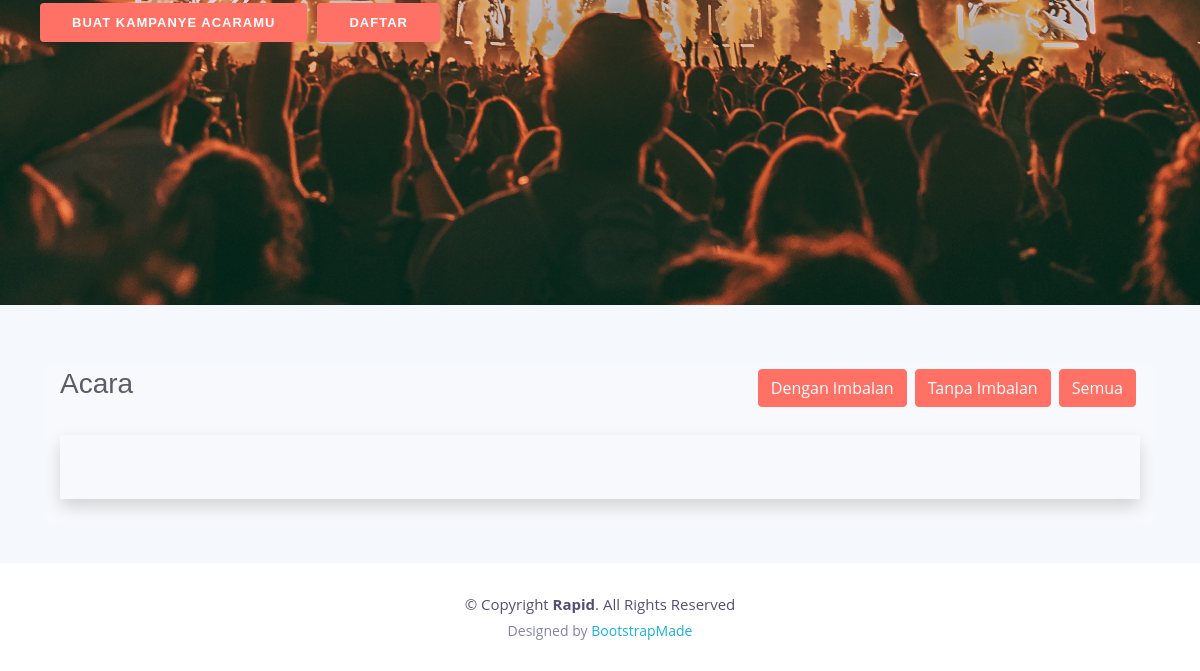
/CUser/crownfunding (lower part), run on an earlier commit of the app's database.
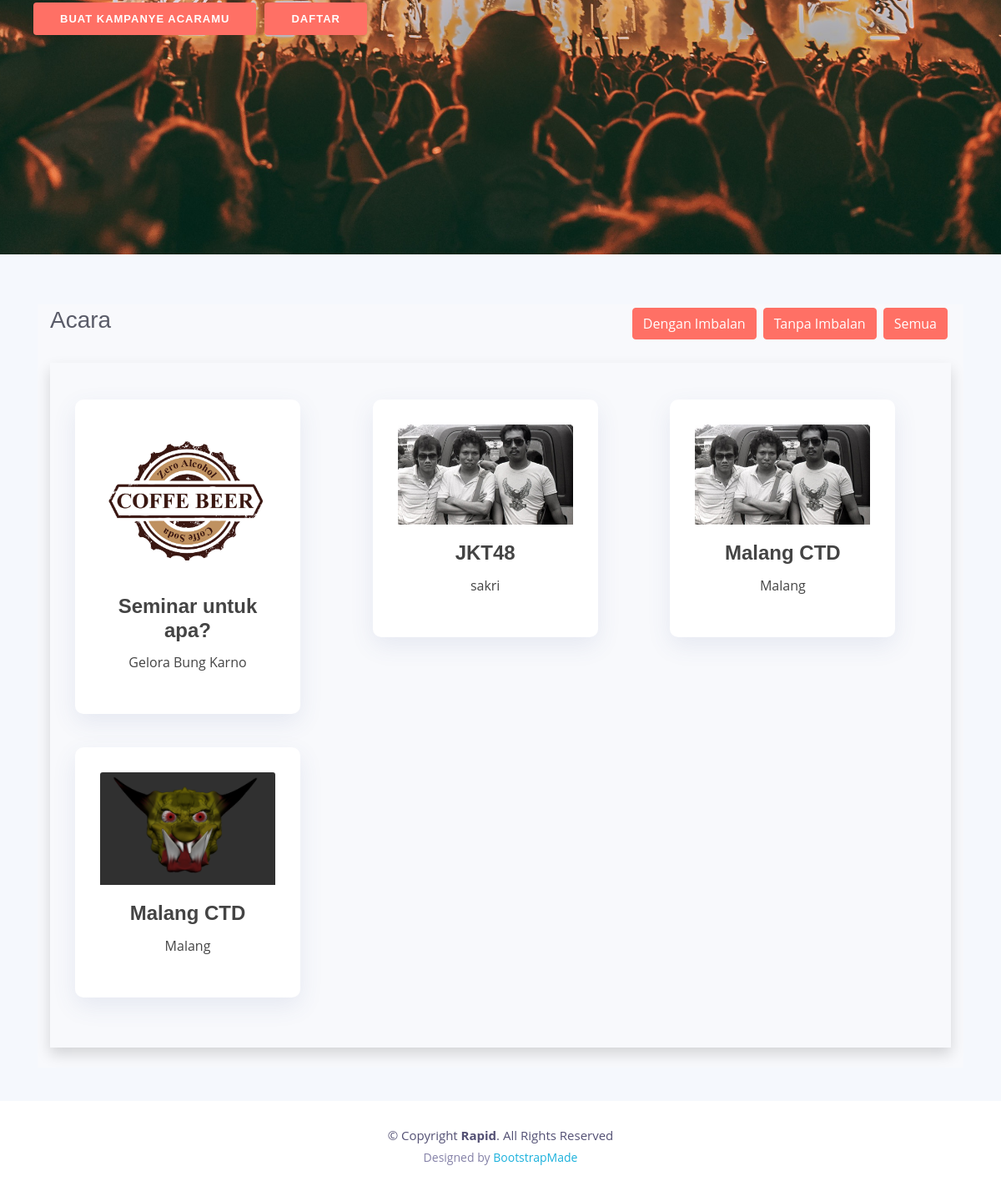
And on a later commit of the database.
### tables this page shows
CREATE TABLE `campaign` (
  `id` int(11) NOT NULL,
  `id_user` int(11) DEFAULT NULL,
  `category` text DEFAULT NULL,
  `eventName` text DEFAULT NULL,
  `eventDate` text DEFAULT NULL,
  `price` int(11) DEFAULT NULL,
  `image` text DEFAULT NULL,
  `imageKtp` varchar(50) DEFAULT NULL,
  `proposal` varchar(50) DEFAULT NULL,
  `instagram` text DEFAULT NULL,
  `campaigner` text DEFAULT NULL,
  `dueDate` date DEFAULT NULL,
  `venue` text DEFAULT NULL,
  `target` int(11) DEFAULT NULL,
  `detail` text DEFAULT NULL,
  `percentage` float DEFAULT NULL,
  `approval` int(11) DEFAULT NULL,
  `gift` int(11) DEFAULT NULL
);

### application/controllers/CUser.php (called while the page is built, shortened)
<?php
class CUser extends CI_Controller
{
    public function __construct()
    {
		$this->load->library('midtrans');
		$this->load->helper('url');
    }
    public function crownfunding()
	{
            $this->load->model('MUser');
            $data['content'] = $this->MUser->crownfunding();
            $this->load->view('event', $data);
    }
}

### index.php (called while the page is built, shortened)
<?php
require_once BASEPATH.'core/CodeIgniter.php';

### application/models/MUser.php (called while the page is built, shortened)
<?php
class MUser extends CI_Model {
    public function crownfunding(){
        $query = $this->db->query("SELECT * from campaign where approval=1 and dueDate > now()");
        return $query;
    }
}
?>

### application/views/event.php (the view, shortened to what this page needs)
<!DOCTYPE html>
<html lang="en">
<head>
    <link href=<?php echo base_url('assets/lib/bootstrap/css/bootstrap.min.css')?> rel="stylesheet">
    <link href=<?php echo base_url('assets/lib/font-awesome/css/font-awesome.min.css')?> rel="stylesheet">
    <link href=<?php echo base_url('assets/lib/animate/animate.min.css')?> rel="stylesheet">
    <link href=<?php echo base_url('assets/lib/ionicons/css/ionicons.min.css')?> rel="stylesheet">
    <link href=<?php echo base_url('assets/lib/owlcarousel/assets/owl.carousel.min.css')?> rel="stylesheet">
    <link href=<?php echo base_url('assets/lib/lightbox/css/lightbox.min.css')?> rel="stylesheet">
    <link href=<?php echo base_url('assets/css/style.css')?> rel="stylesheet">
    <link href=<?php echo base_url('assets/vendor/fontawesome-free/css/all.min.css')?> rel="stylesheet" type="text/css">
    <link href=<?php echo base_url('assets/css/sb-admin-2.css')?> rel="stylesheet">
    <link href=<?php echo base_url('assets/vendor/datatables/dataTables.bootstrap4.min.css')?> rel="stylesheet">
</head>
<body>
    <?php include 'banner.php' ?>
    <main id="main">
        <section id="services" class="section-bg">
            <div class="container">
                <div id="wrapper">
                    <div id="content-wrapper" class="d-flex flex-column">
                        <div id="content">
                            <div class="container-fluid">
                                <div class="d-sm-flex align-items-center justify-content-between mb-4">
                                    <h1 class="h3 mb-2 text-gray-800">Acara</h1>
                                    <div id="myBtnContainer">
                                        <button class="btn btn-primary" onclick="window.location.href = '<?php echo base_url() ?>CUser/crownfunding'"> Semua</button>
                                        <button class="btn btn-primary" onclick="window.location.href = '<?php echo base_url() ?>CUser/search/1'"> Tanpa Imbalan</button>
                                        <button class="btn btn-primary" onclick="window.location.href = '<?php echo base_url() ?>CUser/search/0'"> Dengan Imbalan</button>
                                    </div>
                                </div>
                                <div class="shadow mb-4">
                                    <div class="card-body">
                                            <br>
                                            <div class="row">
                                                <?php foreach ($content->result_array() as $key): ?>
                                                <?php if($key['gift']==1){?>
                                                    <div class="col-md-6 col-lg-4 wow bounceInUp" data-wow-duration="1.4s" onclick="window.location.href = '<?php echo base_url() ?>CUser/contribute/<?php echo $key['id'] ?>'">
                                                <?php } else{?>
                                                    <div class="col-md-6 col-lg-4 wow bounceInUp" data-wow-duration="1.4s" onclick="window.location.href = '<?php echo base_url() ?>CUser/contribute2/<?php echo $key['id'] ?>'">
                                                <?php } ?>
                                                    <div class="box filterDiv <?php echo $key['gift'] ?>" style="width:270px;">
                                                        <img class="card-img-top"
                                                            src="<?php echo base_url('assets/uploads/campaign/')?><?php echo $key['image'] ?>"
                                                            alt="Card image cap">
                                                        <div class="card-body">
                                                            <h4 class="card-title"><b><?php echo $key['eventName'] ?></b>
                                                            </h4>
                                                            <p class="card-text"><?php echo $key['venue'] ?></p>
                                                        </div>
                                                    </div>
                                                </div>
                                                <?php endforeach ?>
                                            </div>
                                    </div>
                                </div>
                            </div>
                        </div>
                    </div>
                </div>
        </section>
        <section id="footer">
            <div class="container">
                <div class="copyright">
                    &copy; Copyright <strong>Rapid</strong>. All Rights Reserved
                </div>
                <div class="credits">
                    Designed by <a href="https://bootstrapmade.com/">BootstrapMade</a>
                </div>
            </div>
        </section>
        <?php include 'login.php' ?>
</body>
</html>

### application/views/banner.php (shortened to what this page needs)
<section id="intro" class="clearfix">
    <div class="container d-flex h-100">
        <div class="row justify-content-center align-self-center">
            <div class="col-md-12 intro-info order-md-first order-last">
                <div class="row">
                <?php if(isset($_SESSION['login'])){ ?>
                    <a href="<?php echo base_url('add-campaign')?>" class="btn-get-started scrollto">Buat Kampanye Acaramu</a>
                <?php } else{?>
                    <a href="#" data-toggle="modal" data-target="#sorryModal" class="btn-get-started scrollto">Buat Kampanye Acaramu</a>
                    <a href="register" class="btn-get-started scrollto">Daftar</a>
                <?php } ?>
                </div>
            </div>
        </div>
    </div>
</section>

### application/views/login.php (shortened to what this page needs)
<link href=<?php echo base_url('assets/css/sb-admin-2.min.css')?> rel="stylesheet">
  <link href=<?php echo base_url('assets/lib/bootstrap/css/bootstrap.min.css')?> rel="stylesheet">
  <link href=<?php echo base_url('assets/lib/font-awesome/css/font-awesome.min.css')?> rel="stylesheet">
  <link href=<?php echo base_url('assets/lib/animate/animate.min.css')?> rel="stylesheet">
  <link href=<?php echo base_url('assets/lib/ionicons/css/ionicons.min.css')?> rel="stylesheet">
  <link href=<?php echo base_url('assets/lib/owlcarousel/assets/owl.carousel.min.css')?> rel="stylesheet">
  <link href=<?php echo base_url('assets/lib/lightbox/css/lightbox.min.css')?> rel="stylesheet">
  <link href=<?php echo base_url('assets/css/style.css')?> rel="stylesheet">

### assets/css/style.css (style rules this page uses)
body { background: #fff; color: #444; font-family: "Open Sans", sans-serif; }
a { color: #1bb1dc; transition: 0.5s; }
p { padding: 0; margin: 0 0 30px 0; }
h1, h2, h3, h4, h5, h6 { font-family: "Montserrat", sans-serif; font-weight: 400; margin: 0 0 20px 0; padding: 0; }
#intro { width: 100%; height: 100vh; position: relative; background: #f5f8fd url("../img/konser1.jpeg") center top no-repeat; background-size: cover; }
#intro .intro-info .btn-get-started, #intro .intro-info .btn-services { font-family: "Montserrat", sans-serif; margin-left: 10px; font-size: 13px; font-weight: 600; text-transform: uppercase; letter-spacing: 1px; display: inline-block; padding: 10px 32px; border-radius: 4px; transition: 0.5s; color: #fff; background: #FF7065; color: #fff; }
.section-bg { background: #f5f8fd; }
#services { padding: 60px 0 40px 0; }
#services .box { padding: 30px; position: relative; overflow: hidden; border-radius: 10px; margin: 0 10px 40px 10px; background: #fff; box-shadow: 0 10px 29px 0 rgba(68, 88, 144, 0.1); transition: all 0.3s ease-in-out; text-align: center; }
#footer { padding: 0 0 30px 0; font-size: 14px; background: #fff; }
#footer .copyright { text-align: center; padding-top: 30px; color: #535074; font-size: 15px; }
#footer .credits { text-align: center; font-size: 14px; padding-top: 4px; color: #8582a8; }
#footer .credits a { color: #1bb1dc; }
@media (min-width: 992px) { #intro .intro-info { padding-top: 80px; } }

What changed in the data, as far as the page shows it:
now on this page (row edited): campaign: image (picture), eventName "Seminar untuk apa?", venue "Gelora Bung Karno"
now on this page (row edited): campaign: image (picture), eventName "JKT48", venue "sakri"
now on this page (row edited): campaign: image (picture), eventName "Malang CTD", venue "Malang"
added campaign: image (picture), eventName "Malang CTD", venue "Malang"
